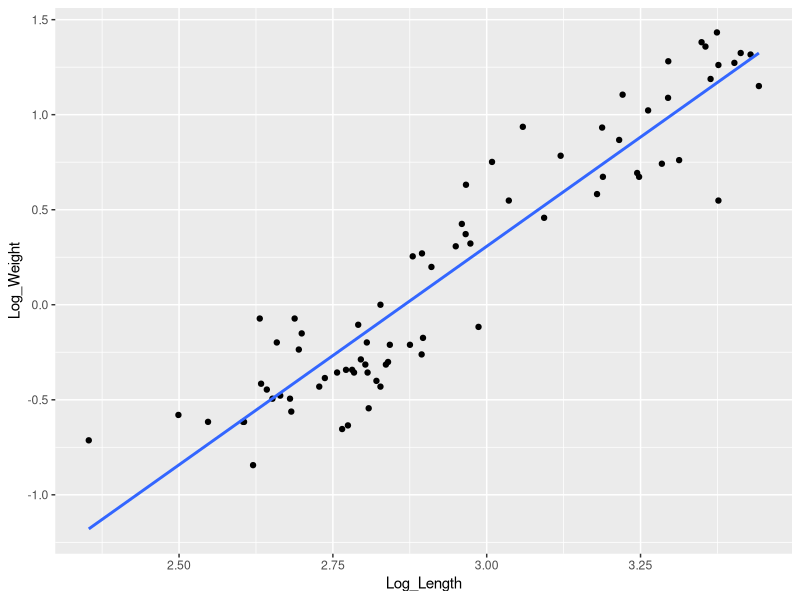
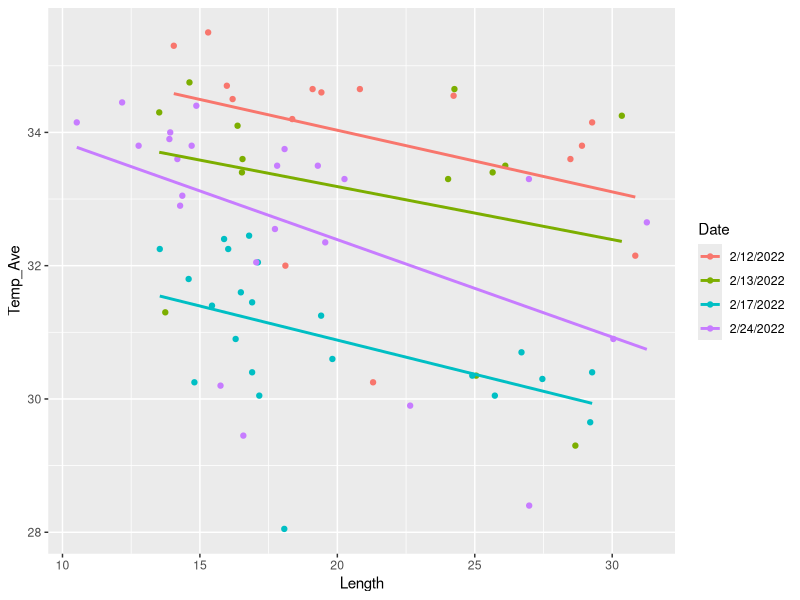
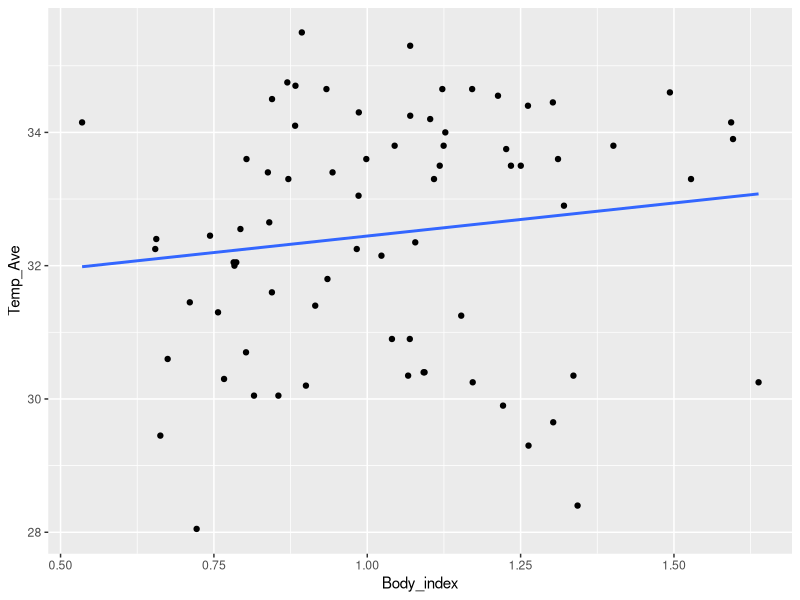
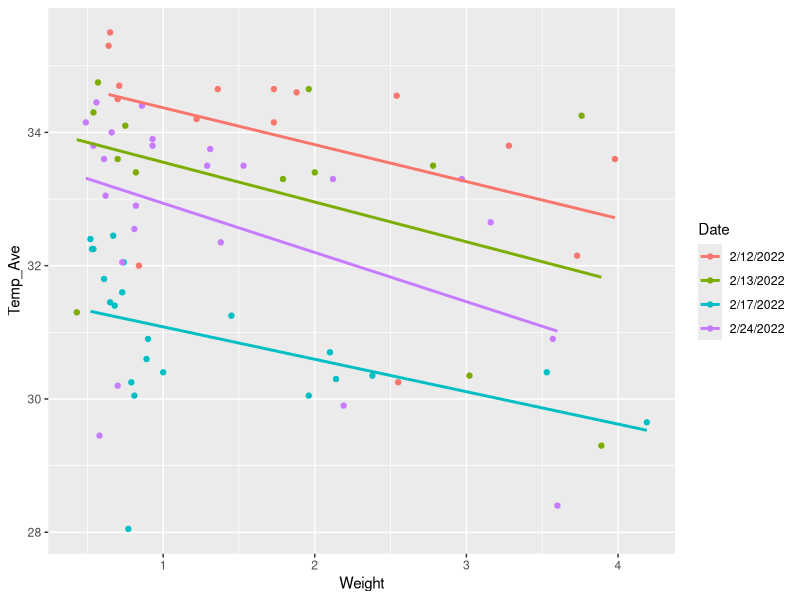
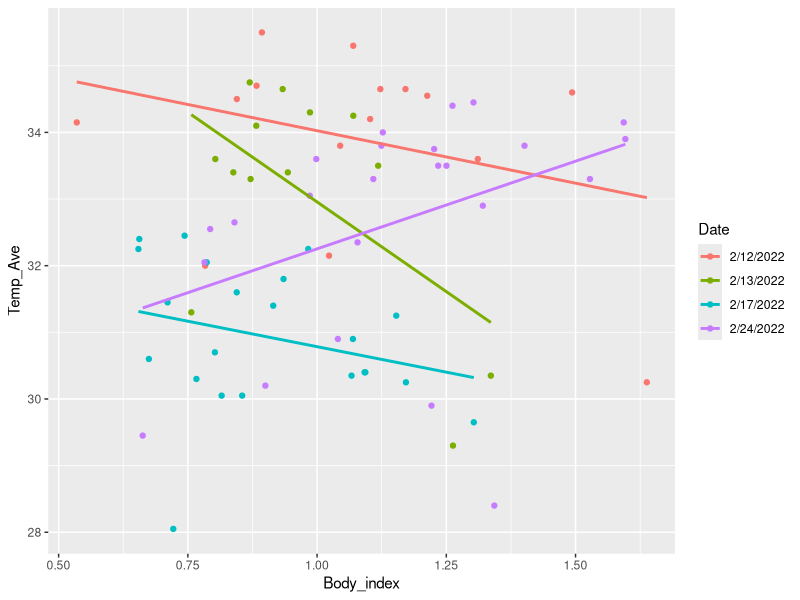
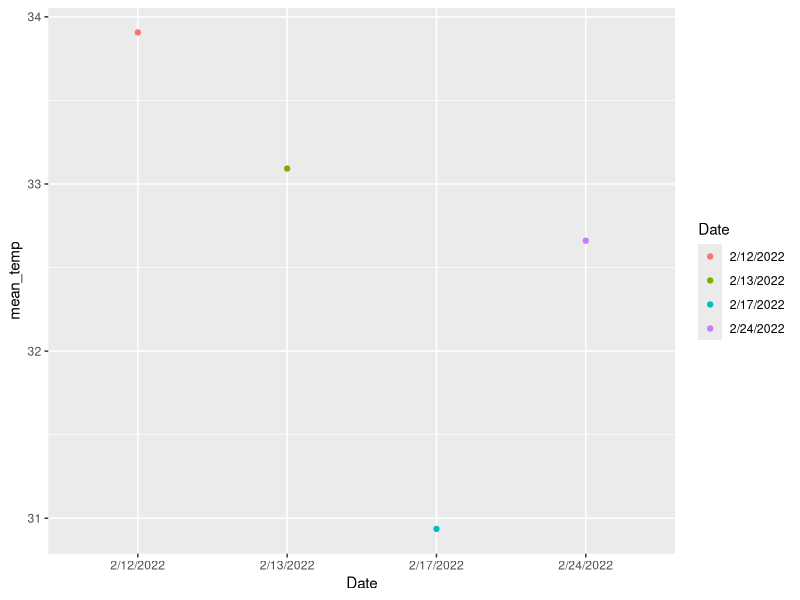
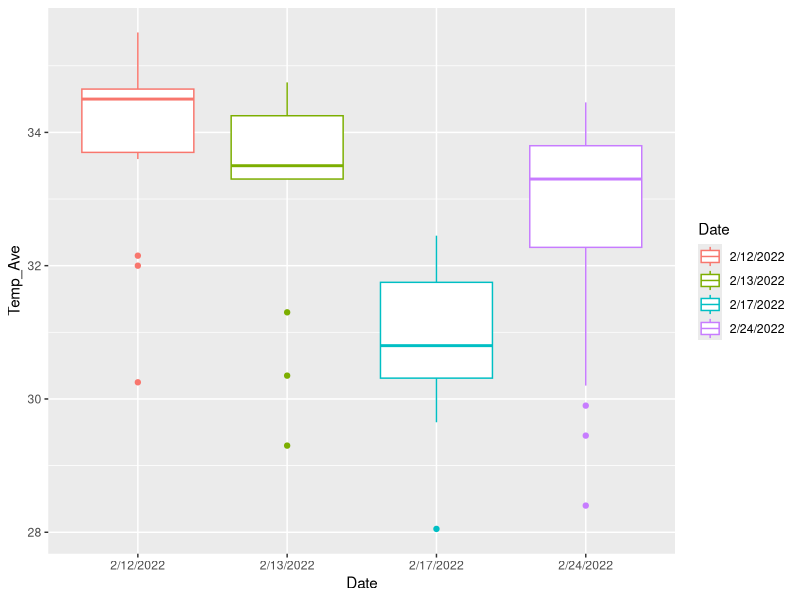
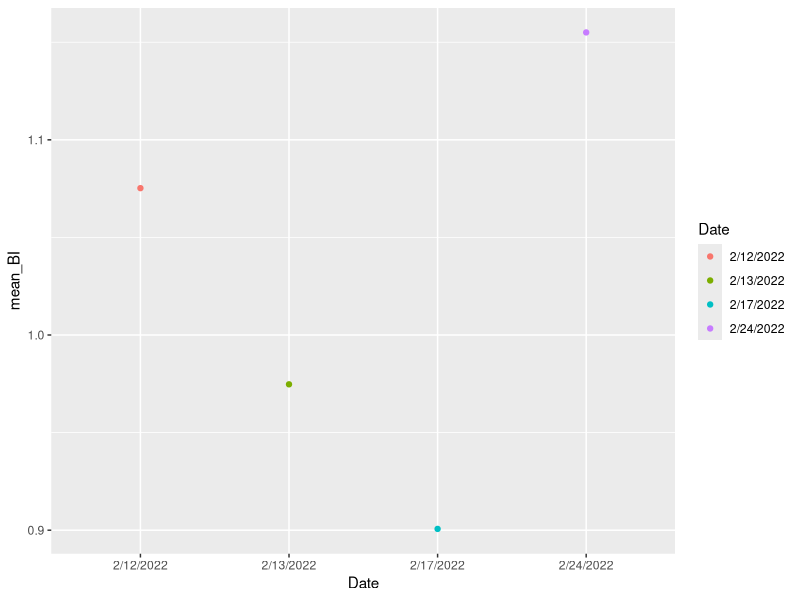

Source code (R) for these figures, in order:
## ---- chunk 1
knitr::opts_chunk$set(echo = TRUE)
## ---- chunk 2
library(tidyverse)
## ---- chunk 3
LORR<-read.csv("LORR MC MP_Final.csv")
## ---- chunk 4
LORR1<-LORR%>%
  mutate(Log_Length=log(Length))%>%
  mutate(Log_Weight=log(Weight))
## ---- chunk 5
Body_index<-as.numeric(LORR$Body.Index)
LORR1<-LORR1%>%
  add_column(Body_index)
## ---- chunk 6
LORR1_filtered<-LORR1%>%
  filter(Temp1!="NA")
## ---- chunk 7
Linear<-lm(Log_Weight~Log_Length, data = LORR1)
print(Linear)
## ---- chunk 8
summary(Linear)
## ---- chunk 9
LORR1%>%
  ggplot(aes(x=Log_Length,y=Log_Weight))+
  geom_point()+
  geom_smooth(method = lm,formula = y ~ x,se=F)
## ---- chunk 10
LORR1%>%
  ggplot(aes(x=Length,y=Temp_Ave,color=Date))+
  geom_point()+
  geom_smooth(se=F,method = lm)
## ---- chunk 11
LORR1%>%
  ggplot(aes(x=Body_index,y=Temp_Ave))+
  geom_point()+
  geom_smooth(se=F,method = lm)
## ---- chunk 12
LORR1_filtered%>%
  ggplot(aes(x=Weight,y=Temp_Ave,color=Date))+
  geom_point()+
  geom_smooth(se=F,method = lm)
## ---- chunk 13
LORR1_filtered%>%
  ggplot(aes(x=Body_index,y=Temp_Ave,color=Date))+
  geom_point()+
  geom_smooth(se=F,method = lm)
## ---- chunk 14
LORR1_filtered%>%
  group_by(Date)%>%
  summarise(mean_temp=mean(Temp_Ave))%>%
  ggplot(aes(x=Date,y=mean_temp,color=Date))+
  geom_point()
## ---- chunk 15
LORR1_filtered%>%
  ggplot(aes(x=Date,y=Temp_Ave,color=Date))+
  geom_boxplot()
## ---- chunk 16
LORR1_filtered%>%
  group_by(Date)%>%
  summarise(mean_BI=mean(Body_index))%>%
  ggplot(aes(x=Date,y=mean_BI,color=Date))+
  geom_point()
## ---- chunk 17
LORR1_filtered%>%
  group_by(Date)%>%
  summarise(mean_BI=mean(Body_index),
            mean_LORR=mean(Temp_Ave))%>%
  ggplot(aes(x=mean_BI,y=mean_LORR,color=Date))+
  geom_point(size=3)
## ---- chunk 18
LORR1_filtered%>%
  ggplot(aes(x=Date,y=Body_index,color=Date))+
  geom_boxplot()
